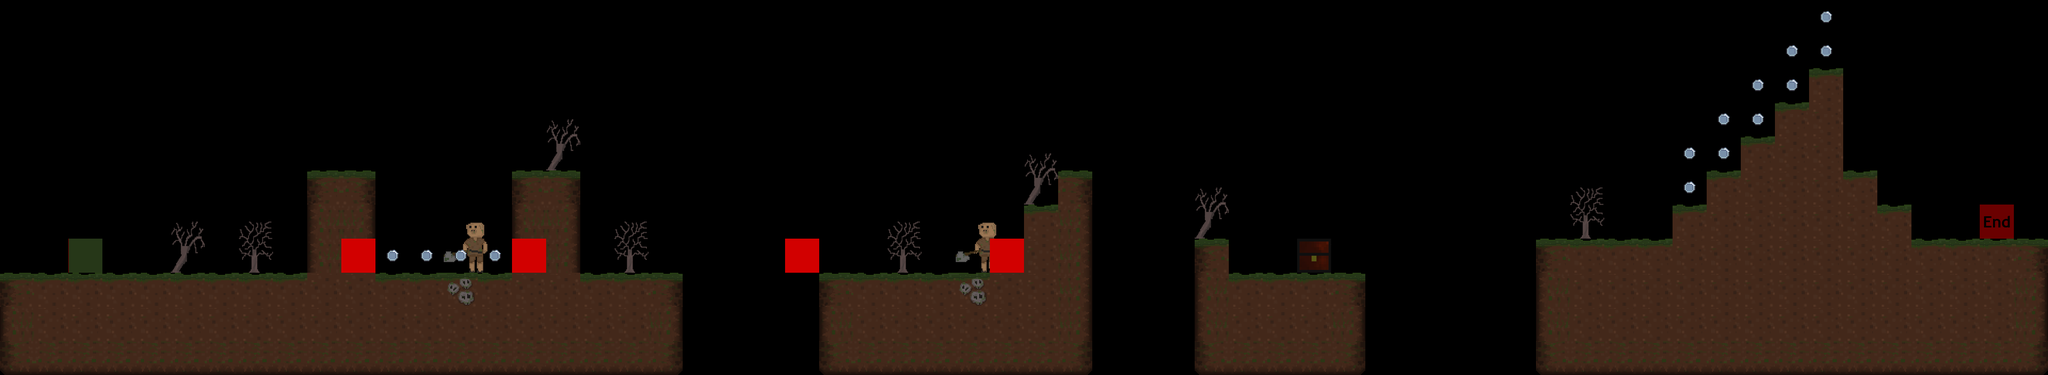

A level layout from a 2D game, rendered from its tile map. Below: a short description, then the map file with tile-grid data replaced by summaries:
An orthogonal 60x11 tile map with 64x64 px tiles, 7 tile layers (terrain, crates, enemies, constraints, ...), 7 tilesets.

<map version="1.5" tiledversion="1.7.2" orientation="orthogonal" renderorder="right-down" width="60" height="11" tilewidth="64" tileheight="64" infinite="0" nextlayerid="9" nextobjectid="1">
 <editorsettings>
  <export target="../3/level_3.csv" format="csv" />
 </editorsettings>
 <tileset firstgid="1" source="../tilesets/terrain.tsx" />
 <tileset firstgid="50" source="../tilesets/crate.tsx" />
 <tileset firstgid="51" source="../tilesets/setup_tile1.tsx" />
 <tileset firstgid="52" source="../tilesets/setup_tile.tsx" />
 <tileset firstgid="80" source="../tilesets/tree.tsx" />
 <tileset firstgid="82" source="../tilesets/coins.tsx" />
 <tileset firstgid="84" source="../tilesets/setup_tiles.tsx" />
 <layer id="1" name="terrain" width="60" height="11">
  <data>[660 cells, 196 non-empty, 12 distinct tile ids]</data>
 </layer>
 <layer id="2" name="crates" width="60" height="11">
  <data>[660 cells, 1 non-empty, 1 distinct tile ids]</data>
 </layer>
 <layer id="3" name="enemies" width="60" height="11">
  <data>[660 cells, 2 non-empty, 1 distinct tile ids]</data>
 </layer>
 <layer id="5" name="constraints" width="60" height="11">
  <data>[660 cells, 4 non-empty, 1 distinct tile ids]</data>
 </layer>
 <layer id="6" name="tree" width="60" height="11">
  <data>[660 cells, 8 non-empty, 2 distinct tile ids]</data>
 </layer>
 <layer id="7" name="coins" width="60" height="11">
  <data>[660 cells, 14 non-empty, 1 distinct tile ids]</data>
 </layer>
 <layer id="8" name="player" width="60" height="11">
  <data>[660 cells, 2 non-empty, 2 distinct tile ids]</data>
 </layer>
</map>
